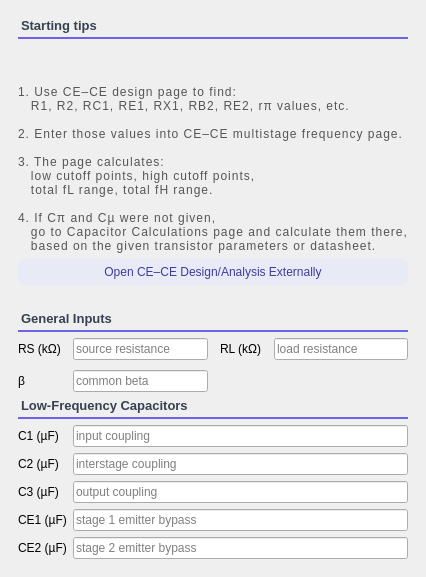
      <widget class="QFrame" name="cardGeneral">
       <property name="maximumSize">
        <size>
         <width>800</width>
         <height>16777215</height>
        </size>
       </property>
       <property name="styleSheet">
        <string notr="true">#cardGeneral { 
background-color: #f8fafc;
color: #334155;
border-radius: 8px;
border: 1px solid #e2e8f0;
}
</string>
       </property>
       <property name="card" stdset="0">
        <bool>true</bool>
       </property>
       <layout class="QVBoxLayout" name="verticalLayoutGeneral">
        <property name="leftMargin">
         <number>18</number>
        </property>
        <property name="topMargin">
         <number>18</number>
        </property>
        <property name="rightMargin">
         <number>18</number>
        </property>
        <property name="bottomMargin">
         <number>18</number>
        </property>
        <item>
         <widget class="QLabel" name="labelStartingTips">
          <property name="sizePolicy">
           <sizepolicy hsizetype="Preferred" vsizetype="Fixed">
            <horstretch>0</horstretch>
            <verstretch>0</verstretch>
           </sizepolicy>
          </property>
          <property name="styleSheet">
           <string notr="true">QLabel {
    color: #374151;
    font-size: 13px;
    font-weight: 600;
	background-color: transparent;
    padding-bottom: 4px;
    border: none;
    border-bottom: 2px solid #6D63E8;
	
	
	font: 13pt &quot;Rockwell&quot;;
}</string>
          </property>
          <property name="text">
           <string>Starting tips</string>
          </property>
          <property name="sectionTitle" stdset="0">
           <bool>true</bool>
          </property>
         </widget>
        </item>
        <item>
         <layout class="QHBoxLayout" name="horizontalLayout_3">
          <item>
           <widget class="QLabel" name="labelImage">
            <property name="maximumSize">
             <size>
              <width>500</width>
              <height>350</height>
             </size>
            </property>
            <property name="text">
             <string/>
            </property>
            <property name="pixmap">
             <pixmap>../../assets/images/ce_ce_capacitors.png</pixmap>
            </property>
            <property name="scaledContents">
             <bool>true</bool>
            </property>
            <property name="alignment">
             <set>Qt::AlignmentFlag::AlignCenter</set>
            </property>
           </widget>
          </item>
         </layout>
        </item>
        <item>
         <spacer name="verticalSpacer_4">
          <property name="orientation">
           <enum>Qt::Orientation::Vertical</enum>
          </property>
          <property name="sizeType">
           <enum>QSizePolicy::Policy::Fixed</enum>
          </property>
          <property name="sizeHint" stdset="0">
           <size>
            <width>20</width>
            <height>20</height>
           </size>
          </property>
         </spacer>
        </item>
        <item>
         <widget class="QLabel" name="labelNote">
          <property name="sizePolicy">
           <sizepolicy hsizetype="Preferred" vsizetype="Fixed">
            <horstretch>0</horstretch>
            <verstretch>0</verstretch>
           </sizepolicy>
          </property>
          <property name="styleSheet">
           <string notr="true">font: 600 10pt 'Segoe UI'; color: rgb(85, 85, 85); letter-spacing: 1px;</string>
          </property>
          <property name="text">
           <string>1. Use CE–CE design page to find:
   R1, R2, RC1, RE1, RX1, RB2, RE2, rπ values, etc.

2. Enter those values into CE–CE multistage frequency page.

3. The page calculates:
   low cutoff points, high cutoff points,
   total fL range, total fH range. 

4. If Cπ and Cµ were not given, 
   go to Capacitor Calculations page and calculate them there, 
   based on the given transistor parameters or datasheet.</string>
          </property>
         </widget>
        </item>
        <item>
         <widget class="QPushButton" name="buttonOpen">
          <property name="cursor">
           <cursorShape>PointingHandCursor</cursorShape>
          </property>
          <property name="styleSheet">
           <string notr="true">QPushButton { background:#e8eaf6; color:#3d3d9e; border-radius:6px; font:700 9pt 'Segoe UI'; padding:6px 10px; border:none; }
QPushButton:hover { background:#6D63E8; color:white; }
QPushButton:checked { background:#6D63E8; color:white; }
QPushButton:pressed {
    /* Slightly darker than your #6D63E8 hover color */
    background-color: #5a52c7; 
    color: #f0f0f0;
    
    /* The &quot;Push&quot; effect: increase top padding, decrease bottom */
    padding-top: 8px;
    padding-bottom: 4px;
}</string>
          </property>
          <property name="text">
           <string>Open CE–CE Design/Analysis Externally</string>
          </property>
         </widget>
        </item>
        <item>
         <spacer name="verticalSpacer_3">
          <property name="orientation">
           <enum>Qt::Orientation::Vertical</enum>
          </property>
          <property name="sizeType">
           <enum>QSizePolicy::Policy::Fixed</enum>
          </property>
          <property name="sizeHint" stdset="0">
           <size>
            <width>20</width>
            <height>20</height>
           </size>
          </property>
         </spacer>
        </item>
        <item>
         <widget class="QLabel" name="labelGeneralTitle">
          <property name="sizePolicy">
           <sizepolicy hsizetype="Preferred" vsizetype="Fixed">
            <horstretch>0</horstretch>
            <verstretch>0</verstretch>
           </sizepolicy>
          </property>
          <property name="styleSheet">
           <string notr="true">QLabel {
    color: #374151;
    font-size: 13px;
    font-weight: 600;
	background-color: transparent;
    padding-bottom: 4px;
    border: none;
    border-bottom: 2px solid #6D63E8;
	
	
	font: 13pt &quot;Rockwell&quot;;
}</string>
          </property>
          <property name="text">
           <string>General Inputs</string>
          </property>
          <property name="sectionTitle" stdset="0">
           <bool>true</bool>
          </property>
         </widget>
        </item>
        <item>
         <layout class="QGridLayout" name="gridGeneral">
          <property name="horizontalSpacing">
           <number>12</number>
          </property>
          <property name="verticalSpacing">
           <number>10</number>
          </property>
          <item row="0" column="0">
           <widget class="QLabel" name="labelRs">
            <property name="text">
             <string>RS (kΩ)</string>
            </property>
            <property name="fieldLabel" stdset="0">
             <bool>true</bool>
            </property>
           </widget>
          </item>
          <item row="1" column="1">
           <widget class="QLineEdit" name="lineBeta">
            <property name="placeholderText">
             <string>common beta</string>
            </property>
           </widget>
          </item>
          <item row="0" column="1">
           <widget class="QLineEdit" name="lineRs">
            <property name="placeholderText">
             <string>source resistance</string>
            </property>
           </widget>
          </item>
          <item row="0" column="2">
           <widget class="QLabel" name="labelRL">
            <property name="text">
             <string>RL (kΩ)</string>
            </property>
            <property name="fieldLabel" stdset="0">
             <bool>true</bool>
            </property>
           </widget>
          </item>
          <item row="1" column="0">
           <widget class="QLabel" name="labelBeta">
            <property name="text">
             <string>β</string>
            </property>
            <property name="fieldLabel" stdset="0">
             <bool>true</bool>
            </property>
           </widget>
          </item>
          <item row="0" column="3">
           <widget class="QLineEdit" name="lineRL">
            <property name="placeholderText">
             <string>load resistance</string>
            </property>
           </widget>
          </item>
         </layout>
        </item>
        <item>
         <widget class="QLabel" name="labelLowFreqCap">
          <property name="sizePolicy">
           <sizepolicy hsizetype="Preferred" vsizetype="Fixed">
            <horstretch>0</horstretch>
            <verstretch>0</verstretch>
           </sizepolicy>
          </property>
          <property name="styleSheet">
           <string notr="true">QLabel {
    color: #374151;
    font-size: 13px;
    font-weight: 600;
	background-color: transparent;
    padding-bottom: 4px;
    border: none;
    border-bottom: 2px solid #6D63E8;
	
	
	font: 13pt &quot;Rockwell&quot;;
}</string>
          </property>
          <property name="text">
           <string>Low-Frequency Capacitors</string>
          </property>
          <property name="sectionTitle" stdset="0">
           <bool>true</bool>
          </property>
         </widget>
        </item>
        <item>
         <layout class="QGridLayout" name="gridCaps">
          <item row="0" column="1">
           <widget class="SmartLineEdit" name="lineC1">
            <property name="placeholderText">
             <string>input coupling</string>
            </property>
           </widget>
          </item>
          <item row="3" column="0">
           <widget class="QLabel" name="labelCE1">
            <property name="text">
             <string>CE1 (µF)</string>
            </property>
           </widget>
          </item>
          <item row="0" column="0">
           <widget class="QLabel" name="labelC1">
            <property name="text">
             <string>C1 (µF)</string>
            </property>
           </widget>
          </item>
          <item row="2" column="0">
           <widget class="QLabel" name="labelC3">
            <property name="text">
             <string>C3 (µF)</string>
            </property>
            <property name="fieldLabel" stdset="0">
             <bool>true</bool>
            </property>
           </widget>
          </item>
          <item row="3" column="1">
           <widget class="SmartLineEdit" name="lineCE1">
            <property name="placeholderText">
             <string>stage 1 emitter bypass</string>
            </property>
           </widget>
          </item>
          <item row="2" column="1">
           <widget class="SmartLineEdit" name="lineC3">
            <property name="placeholderText">
             <string>output coupling</string>
            </property>
           </widget>
          </item>
          <item row="1" column="0">
           <widget class="QLabel" name="labelC2">
            <property name="text">
             <string>C2 (µF)</string>
            </property>
           </widget>
          </item>
          <item row="1" column="1">
           <widget class="SmartLineEdit" name="lineC2">
            <property name="placeholderText">
             <string>interstage coupling</string>
            </property>
           </widget>
          </item>
          <item row="4" column="0">
           <widget class="QLabel" name="labelCE2">
            <property name="text">
             <string>CE2 (µF)</string>
            </property>
           </widget>
          </item>
          <item row="4" column="1">
           <widget class="SmartLineEdit" name="lineCE2">
            <property name="placeholderText">
             <string>stage 2 emitter bypass</string>
            </property>
           </widget>
          </item>
         </layout>
        </item>
       </layout>
      </widget>
